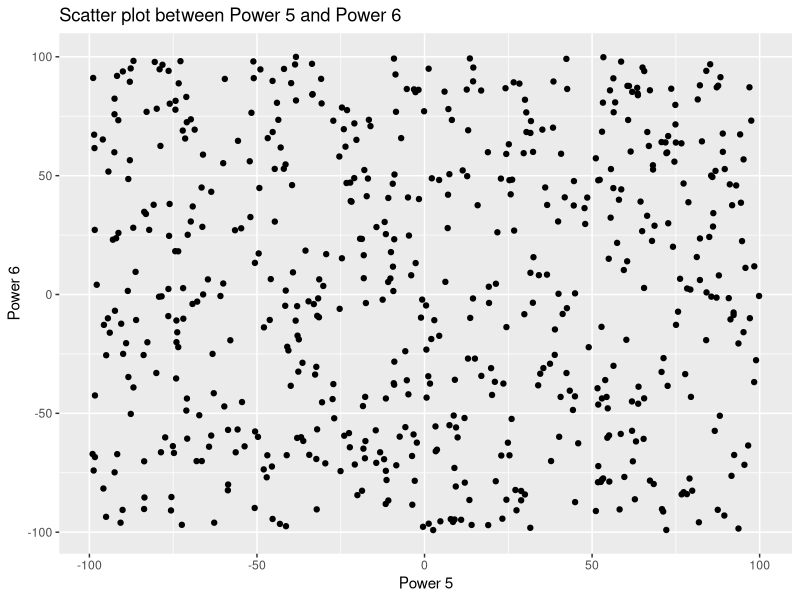
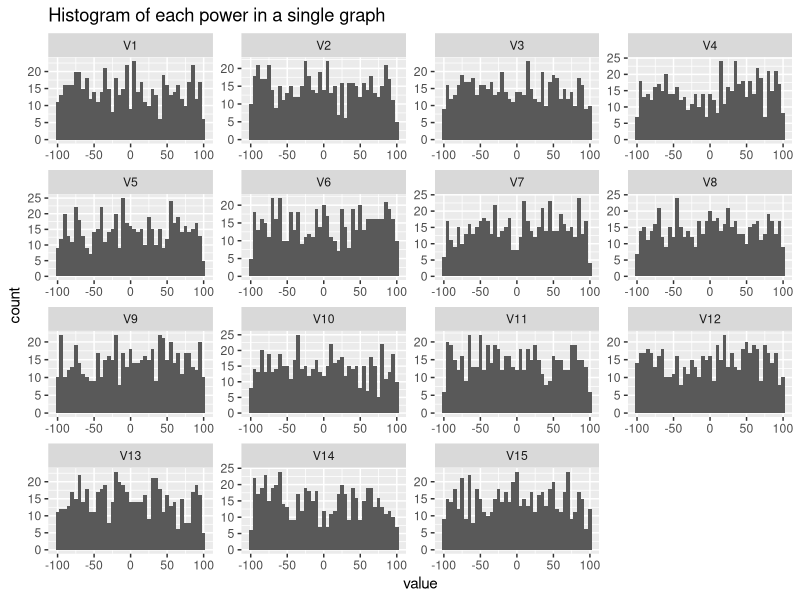
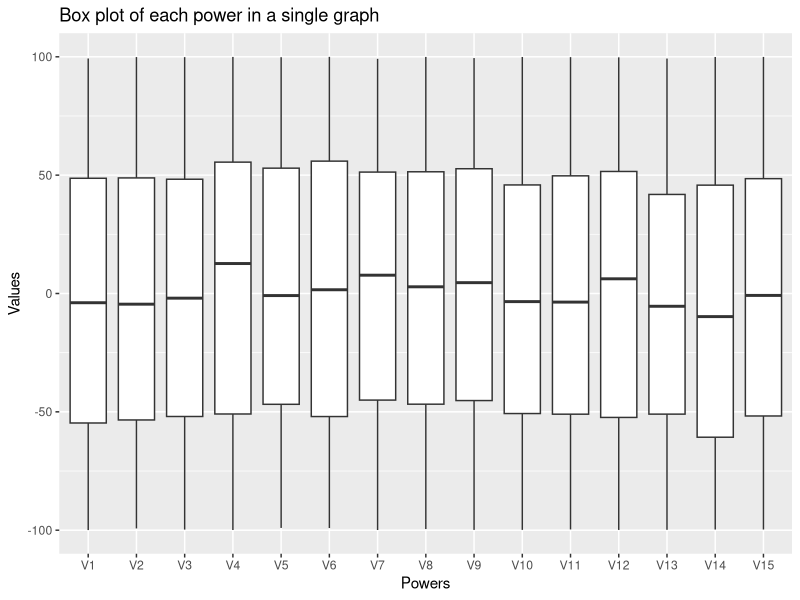

Write R code to recreate these figures, in order.
# Question 4: 

# Loading required libraries
library(ggplot2)

# Setting the seed for reproducibility
set.seed(42)

# Creating a random dataset with values between -100 and 100
num_heroes <- 600
num_powers <- 15
avengers_dataset <- matrix(runif(num_heroes * num_powers, min = -100, max = 100), nrow = num_heroes, ncol = num_powers)

# Converting the matrix to a data frame
avengers_df <- as.data.frame(avengers_dataset)

# i) Plot Scatter graph between Power 5 and Power 6
ggplot(avengers_df, aes(x = V5, y = V6)) +
  geom_point() +
  labs(title = "Scatter plot between Power 5 and Power 6",
       x = "Power 5", y = "Power 6")

# ii) Plot histogram of each power in a single graph
melted_avengers_df <- reshape2::melt(avengers_df)
ggplot(melted_avengers_df, aes(x = value)) +
  geom_histogram(binwidth = 5) +
  facet_wrap(~ variable, scales = "free") +
  labs(title = "Histogram of each power in a single graph")

# iii) Plot the box plot of each power in a single graph
ggplot(melted_avengers_df, aes(x = variable, y = value)) +
  geom_boxplot() +
  labs(title = "Box plot of each power in a single graph",
       x = "Powers", y = "Values")
